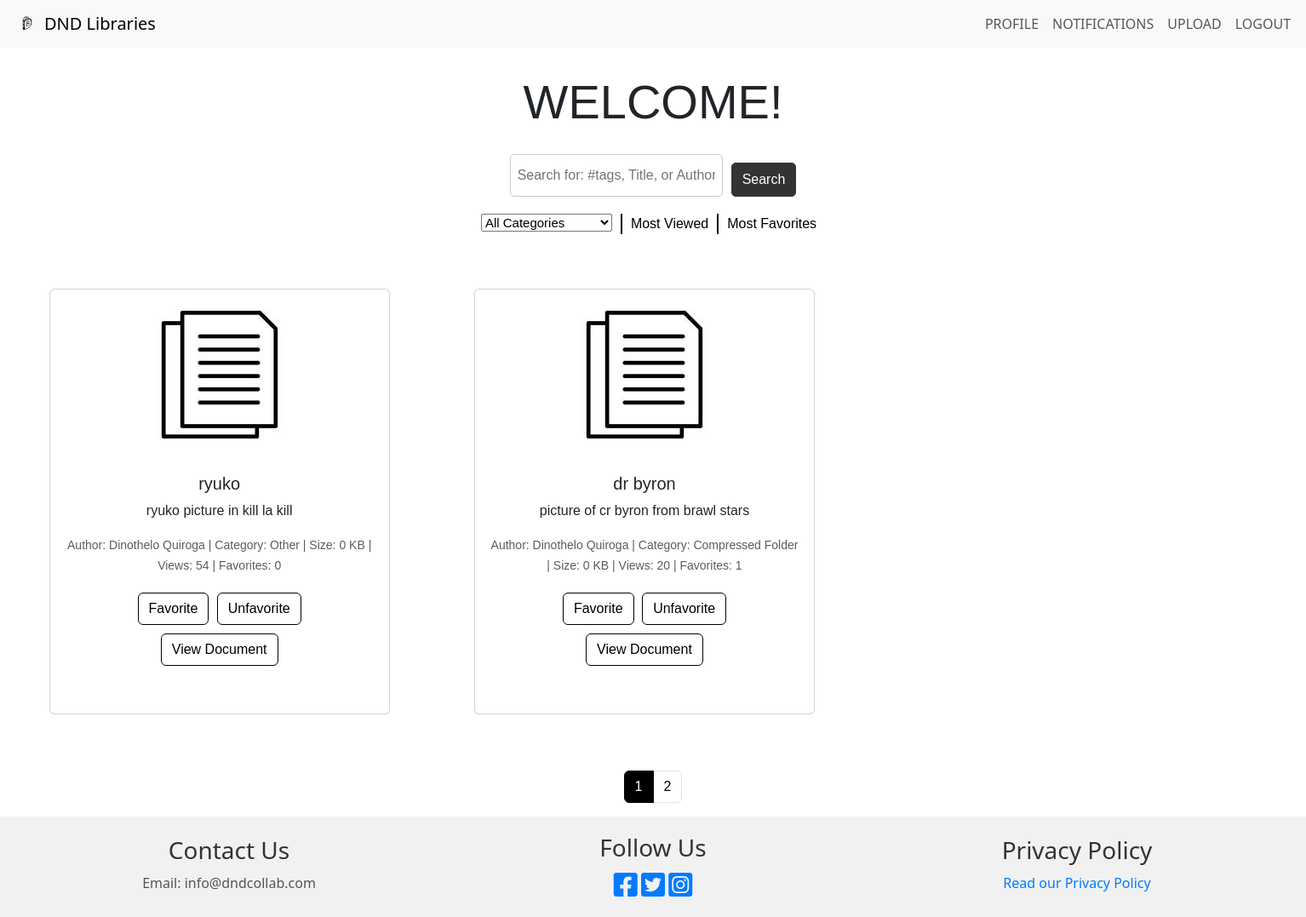
/ (signed in), run on the app's committed database.
### tables this page shows
CREATE TABLE `documents` (
  `file_id` int(11) NOT NULL,
  `file` varchar(255) NOT NULL,
  `title` varchar(255) NOT NULL,
  `category` varchar(50) NOT NULL,
  `description` text DEFAULT NULL,
  `tags` varchar(255) DEFAULT NULL,
  `infoViews` int(11) DEFAULT 0,
  `favorites` int(11) DEFAULT 0,
  `dateCreated` timestamp NOT NULL DEFAULT current_timestamp(),
  `author` varchar(50) DEFAULT NULL,
  `size` int(11) NOT NULL,
  `status` varchar(255) NOT NULL DEFAULT 'inactive',
  `visibility` tinyint(1) DEFAULT 1
);

### index.php (the view, shortened to what this page needs)
<?php
$categoryFilter = isset($_GET['category']) ? strtolower($_GET['category']) : 'all categories';
$categoryFilterSQL = ($categoryFilter !== 'all categories') ? "AND d.category = '$categoryFilter'" : '';
?>
<!DOCTYPE html>
<html lang="en">
<head>
    <link rel="stylesheet" href="https://cdn.jsdelivr.net/npm/bootstrap@5.3.2/dist/css/bootstrap.min.css">
    <link rel="stylesheet" href="https://cdnjs.cloudflare.com/ajax/libs/font-awesome/6.0.0-beta3/css/all.min.css">
    <link rel="stylesheet" href="css\bootstrap.min.css">
    <link rel="stylesheet" href="js\bootstrap.bundle.min.js">
</head>
<body>
<nav class="navbar navbar-expand-lg bg-body-tertiary">
    <div class="container-fluid">
        <a class="navbar-brand" href="index.php">
            <img src="img\logo.png" alt="DND Collab Logo" height="30" class="d-inline-block align-top">DND Libraries</a>
        <div class="collapse navbar-collapse" id="navbarSupportedContent">
            <ul class="navbar-nav me-auto mb-2 mb-lg-0">
                <li class="nav-item">
                    <a class="nav-link" href="profile.php">PROFILE</a>
                </li>
                <li class="nav-item">
                    <a class="nav-link" href="notifications.php">NOTIFICATIONS</a>
                </li>
                <li class="nav-item">
                    <a class="nav-link" href="upload.php">UPLOAD</a>
                </li>
                <li class="nav-item">
                    <a class="nav-link" href="logout.php">LOGOUT</a>
                </li>
            </ul>
        </div>
    </div>
</nav>
<div id="body" class="text-center">
    <h1 class="display-4 welcome-heading">WELCOME!</h1>
    <div class="d-flex justify-content-center">
            <form class="d-flex justify-content-center" method="get" action="search_results.php">
                <input type="form-control form-control-sm" id="search" name="search" placeholder="Search for: #tags, Title, or Author">
                <button class="btn btn-outline-success" type="submit" id="searchButton">Search</button>
            </form>
        </div>
        <div id="tabs" class="d-flex justify-content-center">
            <div class="tab">
                <select id="categoryDropdown" onchange="filterByCategory(this.value)">
                    <option value="All Categories">All Categories</option>
                </select>
            </div>
        <div class="tab">
            <a href="index.php?sort=views">Most Viewed</a>
        </div>
        <div class="tab">
            <a href="index.php?sort=favorites">Most Favorites</a>
        </div>
    </div>
    <div id="documents" class="row row-cols-3 g-4">
        <?php
        require_once 'config.php';
        $sql = "SELECT d.file_id, d.title, d.category, d.description, d.tags, IFNULL(CONCAT(u.firstName, ' ', u.lastName), 'Deleted User') AS author, d.size, IFNULL(d.infoViews, 0) AS infoViews, IFNULL(d.favorites, 0) AS favorites, IFNULL(d.status, 'active') AS status, d.file, d.visibility
        FROM documents d
        LEFT JOIN users u ON d.author = u.user_id
        WHERE d.status != 'rejected' AND d.visibility = 1 $categoryFilterSQL";
        $documentsPerPage = 3;
        $current_page = isset($_GET['page']) ? intval($_GET['page']) : 1;
        $offset = ($current_page - 1) * $documentsPerPage;
        $sql .= " LIMIT $documentsPerPage OFFSET $offset";
        $result = mysqli_query($mysqli, $sql);
        $totalDocumentsSQL = "SELECT COUNT(*) AS total FROM documents WHERE status != 'rejected'";
        $totalDocumentsResult = mysqli_query($mysqli, $totalDocumentsSQL);
        $totalDocumentsRow = mysqli_fetch_assoc($totalDocumentsResult);
        $totalDocuments = $totalDocumentsRow['total'];
        $totalPages = ceil($totalDocuments / $documentsPerPage);
        if ($result && mysqli_num_rows($result) > 0) {
             while ($row = mysqli_fetch_assoc($result)) {
                $fileID = $row['file_id'];
                $title = $row['title'];
                $category = $row['category'];
                $description = $row['description'];
                $author = $row['author'];
                $size = $row['size'];
                $infoViews = $row['infoViews'];
                $favorites = $row['favorites'];
            echo "<div class='col'>
            <div class='card mb-3'>
                <img src='img\\Document.jpg' class='img-fluid rounded-start' alt='File Icon'>
                <div class='card-body'>
                    <h5 class='card-title'>$title</h5>
                    <p class='card-text'>$description</p>
                    <p class='card-text'><small class='text-muted'>Author: $author | Category: $category | Size: $size KB | Views: $infoViews | Favorites: $favorites</small></p>
                    <form method='post' action='index.php'>
                        <input type='hidden' name='fileID' value='$fileID'>
                        <button type='submit' class='btn btn-outline-primary' name='favorite'>Favorite</button>
                        <button type='submit' class='btn btn-outline-primary' name='unfavorite'>Unfavorite</button>
                    </form>
                    <a href='document_details.php?fileID=$fileID' class='btn btn-outline-success'>View Document</a>
                </div>
            </div>
        </div>";
}
} else {
echo "<p>No documents found.</p>";
}
        ?>
    </div>
    <nav aria-label="Page navigation example">
            <ul class="pagination justify-content-center">
                <?php for ($i = 1; $i <= $totalPages; $i++) : ?>
                    <li class="page-item <?php echo ($current_page === $i) ? 'active' : ''; ?>">
                        <a class="page-link" href="index.php?page=<?php echo $i; ?>"><?php echo $i; ?></a>
                    </li>
                <?php endfor; ?>
            </ul>
        </nav>
    </div>
<footer id="footer">
        <div>
            <h3>Contact Us</h3>
            <p>Email: info@dndcollab.com</p>
        </div>
        <div>
            <h3>Follow Us</h3>
            <a href="#" target="_blank"><i class="fab fa-facebook-square fa-2x"></i></a>
            <a href="#" target="_blank"><i class="fab fa-twitter-square fa-2x"></i></a>
            <a href="#" target="_blank"><i class="fab fa-instagram-square fa-2x"></i></a>
        </div>
        <div>
            <h3>Privacy Policy</h3>
            <p><a href="#" target="_blank">Read our Privacy Policy</a></p>
        </div>
    </footer>
</body>
</html>

### index.php (style rules this page uses)
body { display: flex; flex-direction: column; min-height: 100vh; margin: 0; }
#body { flex: 1; }
.navbar-nav { margin-left: 950px; }
#body { font-family: 'Arial', sans-serif; }
.welcome-heading { margin-top: 30px; }
#tabs .tab a { color: black; font-size: 16px; text-decoration: none; }
.tab { margin: 0 5px; border-right: 2px solid black; padding-right: 10px; margin-top: 20px; font-size: 15px; color: black; }
.tab:last-child { border-right: none; }
#body form { margin-top: 20px; }
#search { border: 1px solid #ccc; border-radius: 5px; padding: 8px; width: 250px; height: 50px; margin-right: 10px; transition: border-color 0.3s ease-in-out; }
#searchButton { background-color: #333; color: white; border: 1px solid #333; border-radius: 5px; padding: height: 50px; transition: background-color 0.3s ease-in-out; }
#documents { margin-bottom: 20px; margin-top: 10px; padding: 30px; text-align: center; }
#documents .card { width: 400px; height: 500px; margin-right: 20px; margin-bottom: 20px; float: none; display: inline-block; }
#footer { background-color: #f1f1f1; padding: 20px; display: flex; flex-shrink: 0; flex-grow: 0; justify-content: space-between; align-items: center; }
#footer div { flex: 1; text-align: center; }
#footer h3 { color: #333; margin-bottom: 10px; }
#footer p { color: #555; margin: 5px 0; }
#footer a { color: #007bff; text-decoration: none; }
.pagination li.page-item { background-color: white; border-color: black; }
.pagination a.page-link { color: black; }
.pagination .active a.page-link { background-color: black; color: white; border-color: black; }
.btn-outline-primary { background-color: white; color: black; border-color: black; margin-right: 5px; }
.btn-outline-primary:last-child { margin-right: 0; }
.btn-outline-success { margin-top: 10px; color: black; border-color: black; }

### data on the page
documents: title "ryuko", description "ryuko picture in kill la kill", author "Dinothelo Quiroga", category "Other", size "0", infoViews "54", favorites "0"
documents: title "dr byron", description "picture of cr byron from brawl stars", author "Dinothelo Quiroga", category "Compressed Folder", size "0", infoViews "20", favorites "1"
